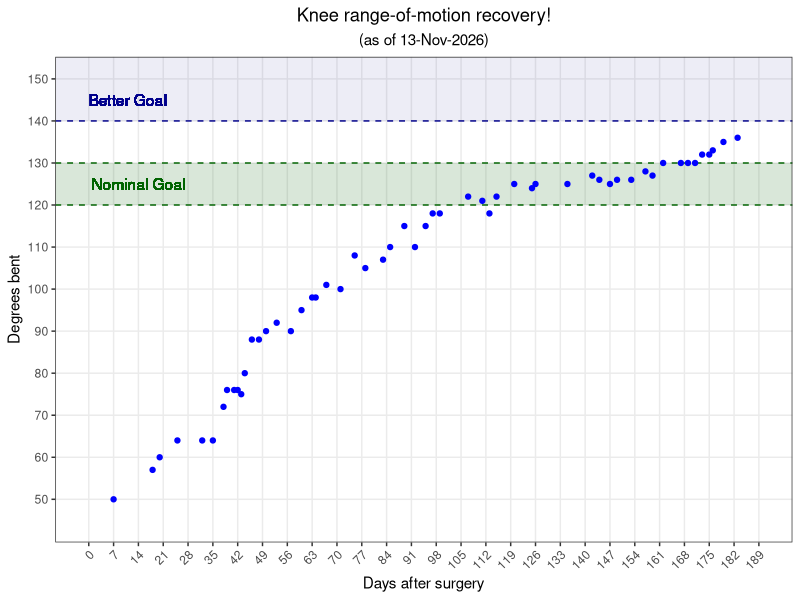
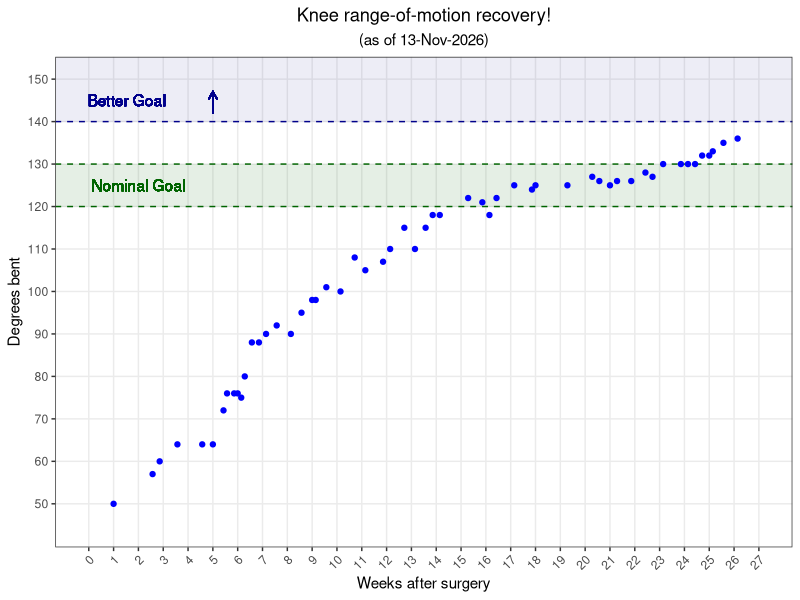
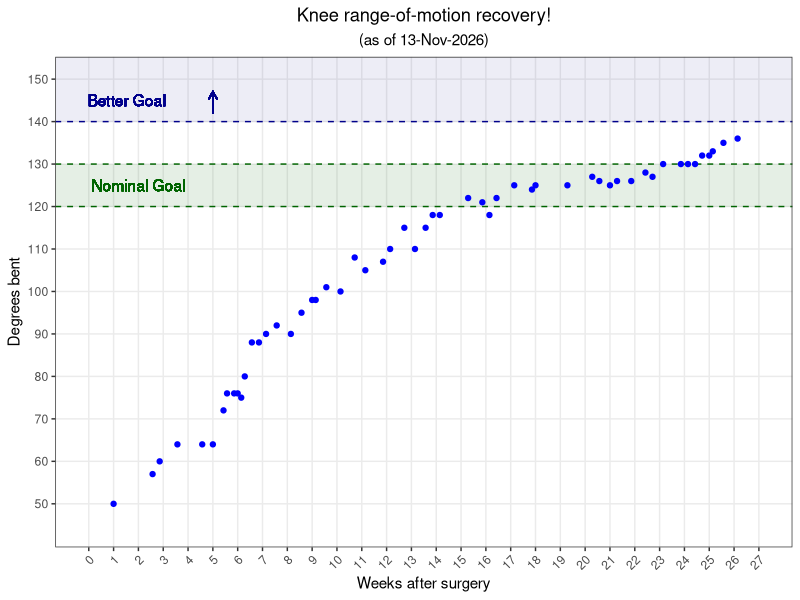

The R script that drew these images, in order:
library(tidyverse)

df <- read.table("knee-range-of-motion.tsv", sep = "\t", header = TRUE)

curr_date <- format(Sys.time(), "%d-%b-%Y")

## plotting with days on X axis
max_day_for_plot <- ceiling(df[2] %>% max() / 7) * 7

# with ideal deadline vertical line
# plot_days <- ggplot(df, aes(x = Days.after.surgery, y = Degrees.bent)) + geom_point(color = "blue") +
#     labs(y = "Degrees bent", x = "Days after surgery", title = "Knee range-of-motion recovery!",
#          subtitle = paste0("(as of ", curr_date, ")")) +
#     ylim(45,150) +
#     scale_x_continuous(breaks=seq(0,max_day_for_plot,7), limits = c(0,max_day_for_plot), minor_breaks = NULL) +
#     geom_hline(yintercept = 130, linetype = "dashed", color = "darkblue") +
#     geom_text(x = 14, y = 125, label = "Nominal Goal", color = "darkblue") +
#     geom_hline(yintercept = 140, linetype = "dashed", color = "darkgreen") +
#     geom_text(x = 11, y = 145, label = "Better Goal", color = "darkgreen") +
#     geom_vline(xintercept = 84, linetype = "dashed", color = "red") +
#     geom_text(x = 63, y = 57.5, label = "Ideal deadline", color = "red") +
#     geom_text(x = 63, y = 52.5, label = "(12 weeks)", color = "red", size = 3) +
#     theme_bw() +
#     theme(plot.title = element_text(hjust = 0.5), plot.subtitle = element_text(hjust = 0.5)) +
#     theme(axis.text.x = element_text(angle = 45, hjust = 1, vjust = 1))

plot_days <- ggplot(df, aes(x = Days.after.surgery, y = Degrees.bent)) + 
    labs(y = "Degrees bent", x = "Days after surgery", title = "Knee range-of-motion recovery!",
         subtitle = paste0("(as of ", curr_date, ")")) +
    scale_y_continuous(breaks=seq(50, 150, 10), limits = c(45, 150), minor_breaks = NULL) +
    scale_x_continuous(breaks=seq(0,max_day_for_plot,7), limits = c(0,max_day_for_plot), minor_breaks = NULL) +
    geom_hline(yintercept = 130, linetype = "dashed", color = "darkgreen") +
    geom_hline(yintercept = 120, linetype = "dashed", color = "darkgreen") +
    geom_text(x = 14, y = 125, label = "Nominal Goal", color = "darkgreen") +
    annotate("rect", xmin = -Inf, xmax = Inf, ymin = 120, ymax = 130, alpha = 0.15, fill = "darkgreen") +
    annotate("rect", xmin = -Inf, xmax = Inf, ymin = 140, ymax = Inf, alpha = 0.07, fill = "darkblue") +
    geom_hline(yintercept = 140, linetype = "dashed", color = "darkblue") +
    geom_text(x = 11, y = 145, label = "Better Goal", color = "darkblue") +
    geom_point(color = "blue") +
#     geom_segment(aes(x = 31, y = 142, xend = 31, yend = 147), color = "darkblue", lineend = "round", linejoin = "mitre", size = 0.5, 
#         arrow = arrow(length = unit(2, "mm"))) +
    theme_bw() +
    theme(plot.title = element_text(hjust = 0.5), plot.subtitle = element_text(hjust = 0.5)) +
    theme(axis.text.x = element_text(angle = 45, hjust = 1, vjust = 1))



## plotting with weeks on X axis
num_total_weeks <- ceiling(df[2] %>% max() / 7)

# with ideal deadline vertical line
# plot_weeks <- ggplot(df, aes(x = Days.after.surgery / 7, y = Degrees.bent)) + geom_point(color = "blue") +
#     labs(y = "Degrees bent", x = "Weeks after surgery", title = "Knee range-of-motion recovery!",
#          subtitle = paste0("(", curr_date, ")")) +
#     ylim(45,150) +
#     scale_x_continuous(breaks=seq(0, num_total_weeks, 1), limits = c(0, num_total_weeks), minor_breaks = NULL) +
#     geom_hline(yintercept = 130, linetype = "dashed", color = "darkblue") +
#     geom_text(x = 2, y = 135, label = "Nominal Goal", color = "darkblue") +
#     geom_hline(yintercept = 140, linetype = "dashed", color = "darkgreen") +
#     geom_text(x = 2, y = 145, label = "Better Goal", color = "darkgreen") +
#     geom_vline(xintercept = 12, linetype = "dashed", color = "red") +
#     geom_text(x = 9, y = 55, label = "Ideal deadline", color = "red") +
#     theme_bw() +
#     theme(plot.title = element_text(hjust = 0.5), plot.subtitle = element_text(hjust = 0.5)) +
#     theme(axis.text.x = element_text(angle = 45, hjust = 1, vjust = 1))

plot_weeks <- ggplot(df, aes(x = Days.after.surgery / 7, y = Degrees.bent)) + 
    labs(y = "Degrees bent", x = "Weeks after surgery", title = "Knee range-of-motion recovery!",
        subtitle = paste0("(as of ", curr_date, ")")) +
    scale_y_continuous(breaks=seq(50, 150, 10), limits = c(45, 150), minor_breaks = NULL) +
    scale_x_continuous(breaks=seq(0, num_total_weeks, 1), limits = c(0, num_total_weeks), minor_breaks = NULL) +
    annotate("rect", xmin = -Inf, xmax = Inf, ymin = 120, ymax = 130, alpha = 0.10, fill = "darkgreen") +
    geom_hline(yintercept = 130, linetype = "dashed", color = "darkgreen") +
    geom_hline(yintercept = 120, linetype = "dashed", color = "darkgreen") +
    geom_text(x = 2, y = 125, label = "Nominal Goal", color = "darkgreen") +
    annotate("rect", xmin = -Inf, xmax = Inf, ymin = 140, ymax = Inf, alpha = 0.07, fill = "darkblue") +
    geom_hline(yintercept = 140, linetype = "dashed", color = "darkblue") +
    geom_text(x = 1.53, y = 145, label = "Better Goal", color = "darkblue") +
    geom_point(color = "blue") +
    geom_segment(aes(x = 5, y = 142, xend = 5, yend = 147), color = "darkblue", lineend = "round", linejoin = "mitre", size = 0.5, 
        arrow = arrow(length = unit(2, "mm"))) +
    theme_bw() +
    theme(plot.title = element_text(hjust = 0.5), plot.subtitle = element_text(hjust = 0.5)) +
    theme(axis.text.x = element_text(angle = 45, hjust = 1, vjust = 1))


# writing out pdfs
pdf(paste0(curr_date, "-knee-ROM-progress-days.pdf"), width = 5, height = 4)
plot_days
dev.off()

pdf(paste0(curr_date, "-knee-ROM-progress-weeks.pdf"), width = 5, height = 4)
plot_weeks
dev.off()

# writing out latest as png for github readme
png(paste0("latest-knee-ROM-progress-weeks-plot.png"), units = "in", res = 144, width = 5, height = 4)
plot_weeks
dev.off()
